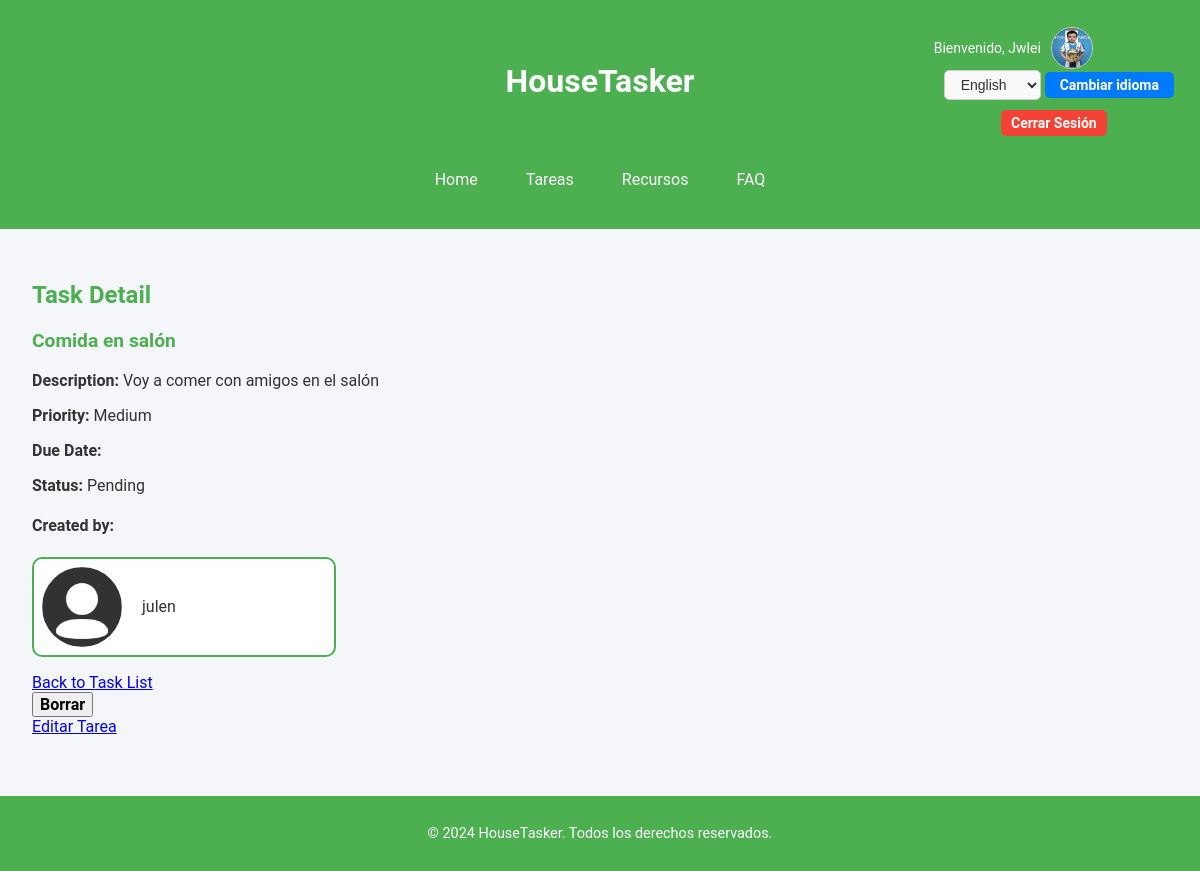
The page /es/tasks/22/ (signed in) on the database its author committed.
### appHouseTasker/models.py (models this page shows, shortened)
class CustomUser(AbstractUser):
    profile_image = models.ImageField(upload_to='profile-pictures/', blank=True, null=True)

class Task(models.Model):
    LOW = 'Low'
    MEDIUM = 'Medium'
    HIGH = 'High'
    PRIORITY_CHOICES = [
        (LOW, 'Low'),
        (MEDIUM, 'Medium'),
        (HIGH, 'High'),
    ]
    title = models.CharField(max_length=255)
    description = models.TextField(blank=True, null=True)
    priority = models.CharField(max_length=6, choices=PRIORITY_CHOICES, default=MEDIUM)
    start_date = models.DateTimeField(default=timezone.now)
    duration = models.DurationField()
    completed = models.BooleanField(default=False)
    resources = models.ManyToManyField('Resource', related_name="tasks", blank=True)
    created_by = models.ForeignKey(CustomUser, on_delete=models.CASCADE)
    is_overlapping = models.BooleanField(default=False)

### appHouseTasker/views.py (the view)
# urls.py: path('tasks/<int:pk>/', TaskDetailView.as_view(), name='task_detail'),  # View task details
class TaskDetailView(LoginRequiredMixin, DetailView):
    model = Task
    template_name = "task_detail.html"
    context_object_name = "task"

### appHouseTasker/templates/task_detail.html (shortened to what this page needs)
{% extends "base.html" %}
{% load static %}
{% load i18n %}
{% block head %}
<link rel="stylesheet" href="{% static 'css/task_detail.css' %}">
{% endblock %}
{% block main %}
	{% if task %}
		<h2>{% trans "Task Detail" %}</h2>
		<h3>{{ task.title }}</h3>
		<p><strong>{% trans "Description" %}:</strong> {{ task.description|default:"No description provided" }}</p>
		<p><strong>Priority:</strong>
			{% if task.priority == task.LOW %}Low
			{% elif task.priority == task.MEDIUM %}Medium
			{% elif task.priority == task.HIGH %}High
		{% endif %}
		</p>
		<p><strong>Due Date:</strong> {{ task.due_date|date:"F j, Y, g:i a" }}</p>
		<p><strong>Status:</strong> {% if task.completed %}Completed{% else %}Pending{% endif %}</p>
		<h4>Created by:</h4>
		<div class="task-creator">
			{% if task.created_by.profile_image %}
			<img src="{{ task.created_by.profile_image.url }}" alt="{{ task.created_by.username }}'s profile image" class="profile-img">
			{% else %}
			<img src="{% static 'img/default_pfp.png' %}" alt="Default profile image" class="profile-img">
			{% endif %}
			<p>{{ task.created_by.username }}</p>
		</div>
		<a href="{% url 'task_list' %}">Back to Task List</a>
		<form action="{% url 'task_delete' task.id %}" method="post">
			<button type="submit" class="btn btn-danger">{% trans "Borrar" %}</button>
		</form>
		<div class="edit-task-button-container">
			<a href="{% url 'task_edit' task.id %}" class="edit-task-button">{% trans "Editar Tarea" %}</a>
		</div>
	{% else %}
		<p>{% trans "No existe esta tarea" %}.</p>
	{% endif %}
{% endblock %}

### appHouseTasker/templates/base.html (shortened to what this page needs)
{% load static %}
{% load i18n %}
<!DOCTYPE html>
<html lang="es">
	<head>
		<link rel="stylesheet" href="{% static 'css/ht.css' %}">
		<link rel="stylesheet" href="{% static 'css/fonts.css' %}">
		{% block head %}{% endblock %}
	</head>
	<body>
		<header>
            <div class="header-container">
                <h1>{% block header-title %}HouseTasker{% endblock %}</h1>
                <div class="user-info">
                    {% if user.is_authenticated %}
                        <div class="profile">
                            <p>{% trans "Bienvenido" %}, {{ user.username }}</p>
                            {% if user.profile_image %}
                                <img src="{{ user.profile_image.url }}" alt="Profile picture" class="profile-pic">
                            {% else %}
                                <img src="{% static 'img/default_pfp.png' %}" alt="Default profile picture" class="profile-pic">
                            {% endif %}
                        </div>
                        <div class="language-form">
                            <form method="post" action="{% url 'set_language' %}">
                                <select name="language">
                                    <option value="en" {% if LANGUAGE_CODE == "en" %}selected{% endif %}>English</option>
                                </select>
                                <button type="submit">{% trans "Cambiar idioma" %}</button>
                            </form>
                        </div>
                        <div class="logout">
                            <form method="POST" action="{% url 'logout' %}">
                                <button type="submit" class="logout-btn">{%trans "Cerrar Sesión" %}</button>
                            </form>
                        </div>
                    {% endif %}
                </div>
            </div>
            <nav>
                {% block nav %}
                <a href="{% url 'home' %}">Home</a>
                <a href="{% url 'task_list' %}">{% trans "Tareas" %}</a>
                <a href="{% url 'resource_list' %}">{% trans "Recursos" %}</a>
                <a href="{% url 'faq' %}">FAQ</a>
                {% endblock %}
            </nav>
        </header>
		<main>
			{% block main %}
			{% endblock %}
		</main>
		<footer>
			<p>© 2024 HouseTasker. Todos los derechos reservados.</p>
		</footer>
	</body>
</html>

### appHouseTasker/static/css/ht.css (style rules this page uses)
body, html { font-family: Arial, sans-serif; margin: 0; padding: 0; color: #333; background-color: #f4f6f9; }
header, footer { background-color: #4CAF50; color: white; text-align: center; padding: 1em; }
h1 { font-size: 2em; margin: 0; }
h2, h3 { color: #4CAF50; }
main { padding: 2em; }
nav { display: flex; justify-content: center; gap: 1em; margin: 1em 0; }
nav a { color: white; text-decoration: none; padding: 0.5em 1em; }
footer { margin-top: 2em; font-size: 0.9em; }
.header-container { display: grid; grid-template-columns: 1fr auto 1fr; align-items: center; padding: 10px; position: relative; }
.header-container h1 { grid-column: 2; text-align: center; margin: 0; }
.user-info { grid-column: 3; justify-self: end; }
.user-info .profile { display: flex; align-items: center; }
.user-info .profile p { margin-right: 10px; font-size: 14px; }
.profile-pic { width: 40px; height: 40px; border-radius: 50%; border: 1px solid #ccc; }
.logout { margin-top: 10px; }
.logout-btn { background-color: #f44336; color: white; border: none; padding: 5px 10px; font-size: 14px; cursor: pointer; border-radius: 5px; transition: background-color 0.3s ease; }
.language-form { display: flex; align-items: center; justify-content: flex-start; gap: 10px; margin-left: 10px; }
.language-form select { border: 1px solid #ccc; border-radius: 5px; padding: 5px 12px; font-size: 14px; color: #333; background-color: #f9f9f9; transition: border-color 0.3s ease; }
.language-form button { background-color: #007bff; color: white; border: none; border-radius: 5px; padding: 5px 15px; font-size: 14px; cursor: pointer; transition: background-color 0.3s ease; }

### appHouseTasker/static/css/task_detail.css (style rules this page uses)
.task-creator { background-color: #fff; border: 2px solid #4CAF50; border-radius: 10px; padding: 0.5em; transition: background-color 0.3s ease; display: flex; align-items: center; margin: 0 0 1em 0; }
.task-creator .profile-img { width: 5em; height: auto; border-radius: 50%; margin-right: 20px; }
.task-creator p { color: #333; font-size: 1em; text-align: center; }
@media only screen and (min-width: 961px) { .task-creator { width: 25%; } }

### rows shown on the page
CustomUser: username "Jwlei", profile_image (picture)
Task: title "Comida en salón", description "Voy a comer con amigos en el salón", created_by.username "julen"
